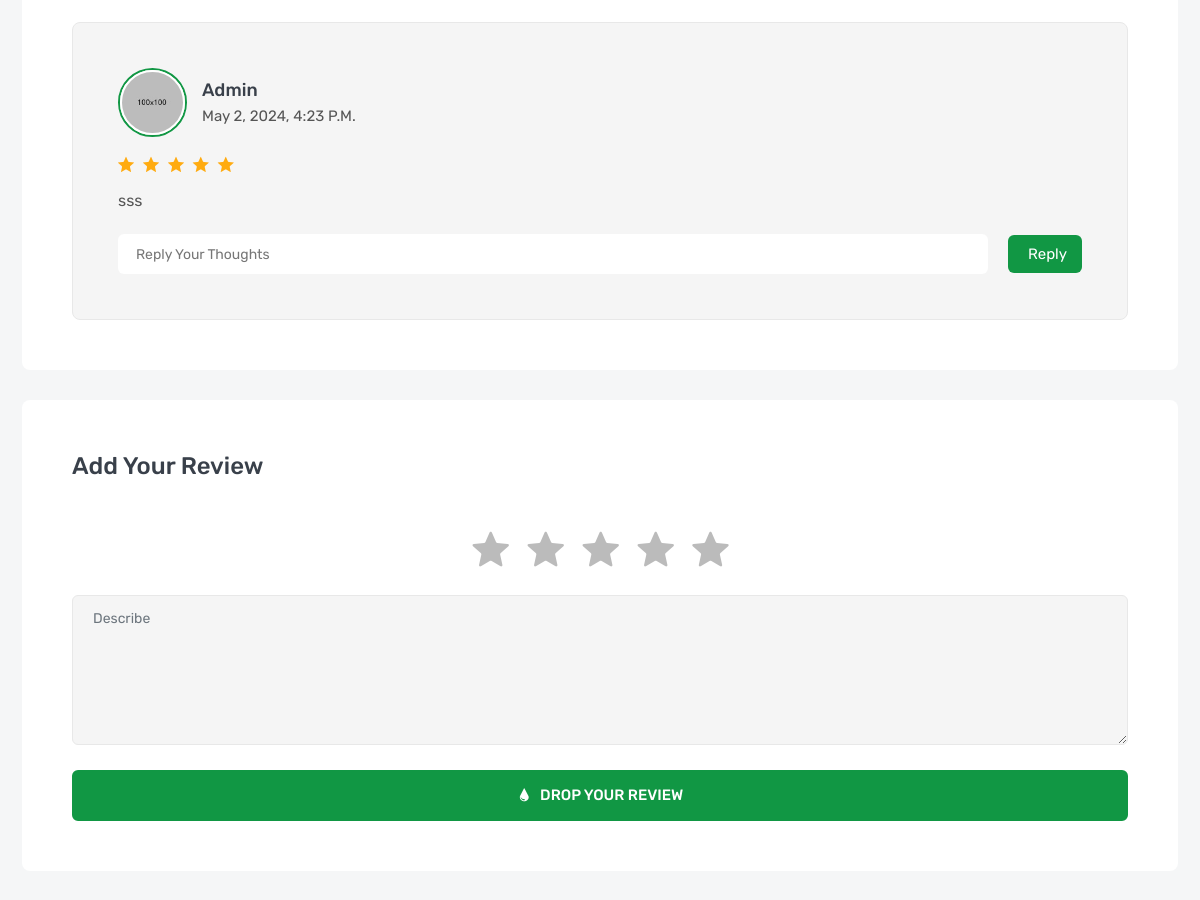
Page /products/aaron-green (middle part) on the earlier database version.
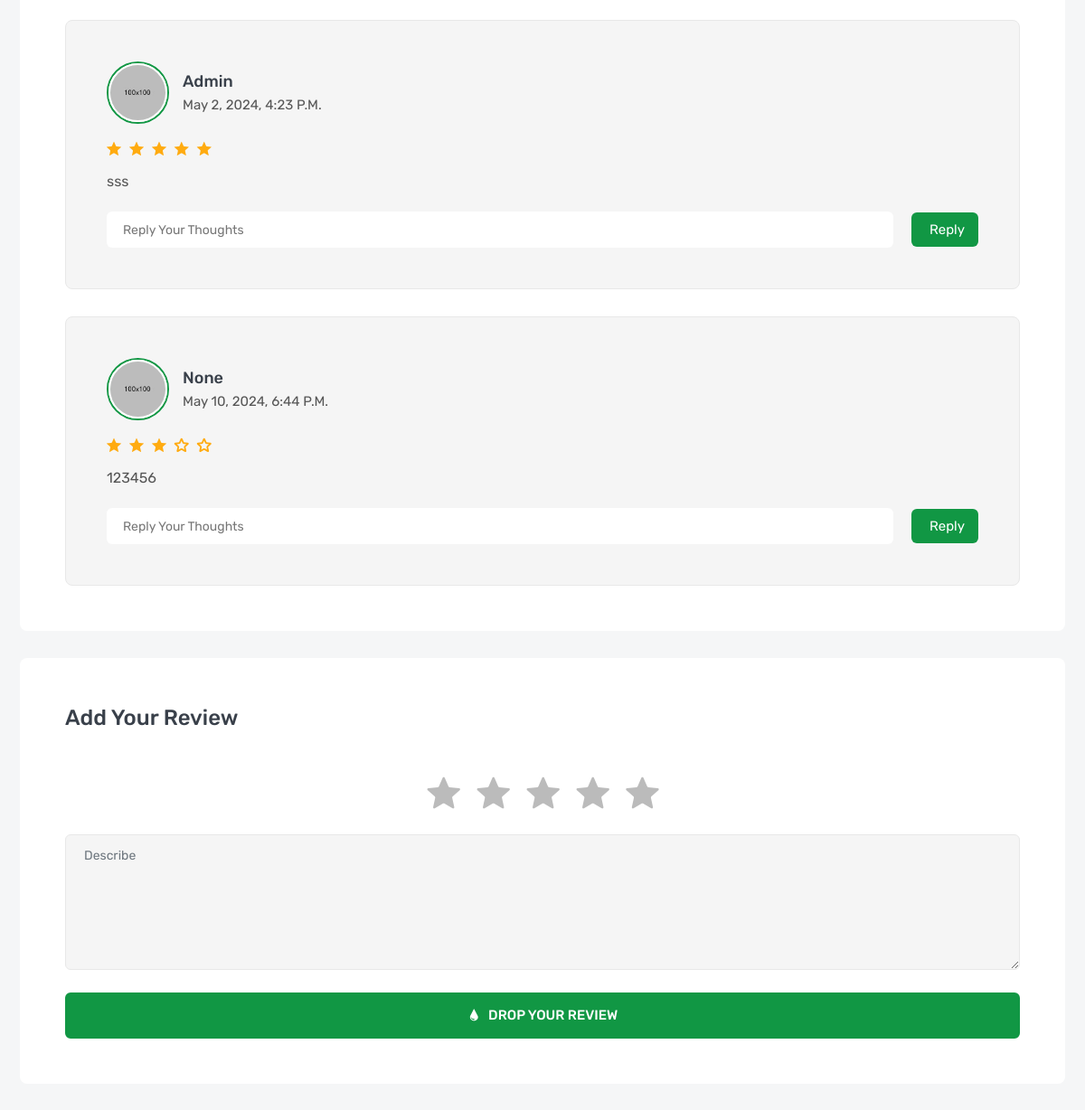
Same page on the later database version.
### products/models.py (models this page shows, shortened)
class Review(models.Model):
    user = models.ForeignKey(User,verbose_name=_('user'),related_name='review_name',on_delete=models.SET_NULL,null=True)
    product = models.ForeignKey(Product,verbose_name=_('product'),related_name='review_product',on_delete=models.CASCADE)
    review = models.TextField(_('review'),max_length=500)
    rate=models.IntegerField(_('rate'),choices=[(i,i) for i in range(1,6)])
    created_at = models.DateTimeField(default=timezone.now)

### products/views.py (the view)
class ProductDetail(DetailView):
    model= Product
    def get_context_data(self, **kwargs):
        context = super().get_context_data(**kwargs)
        context["reviews"] = Review.objects.filter(product=self.get_object())
        context["images"] =  ProductImage.objects.filter(product = self.get_object())
        context["related"] = Product.objects.filter(brand=self.get_object().brand)
        return context

### products/models.py (called while the page is built)
    def __str__(self):
        return self.name

### products/templates/products/product_detail.html (shortened to what the changed rows need)
{% extends "base.html" %}
{% load static %}
{% block css %}
<link rel="stylesheet" href="{% static 'en/css/product-details.css' %}">
{% endblock css %}
{% block body %}
        <section class="inner-section">
            <div class="container">
                <div class="row">
                    <div class="col-lg-12">
                        <div class="product-details-frame">
                            <ul class="review-list">
                                {% for review in reviews  %}
                                <li class="review-item">
                                    <div class="review-media">
                                        <a class="review-avatar" href="#">
                                            <img src="images/avatar/01.jpg" alt="review">
                                        </a>
                                        <h5 class="review-meta">
                                            <a href="#">{{review.user}}</a>
                                            <span>{{review.created_at}}</span>
                                        </h5>
                                    </div>
                                    <ul class="review-rating">
                                        <li class="icofont-ui-{% if review.rate > 0  %}rating{% else %}rate-blank{% endif %}"></li>
                                        <li class="icofont-ui-{% if review.rate > 1  %}rating{% else %}rate-blank{% endif %}"></li>
                                        <li class="icofont-ui-{% if review.rate > 2  %}rating{% else %}rate-blank{% endif %}"></li>
                                        <li class="icofont-ui-{% if review.rate > 3  %}rating{% else %}rate-blank{% endif %}"></li>
                                        <li class="icofont-ui-{% if review.rate > 4  %}rating{% else %}rate-blank{% endif %}"></li>
                                    </ul>
                                    <p class="review-desc">{{review.review}}</p>
                                    <form class="review-reply">
                                        <input type="text" placeholder="reply your thoughts">
                                        <button>reply</button>
                                    </form>
                                </li>
                                {% endfor %}
                            </ul>
                        </div>
                    </div>
                </div>
            </div>
        </section>
{% endblock body %}

Differences in the rows shown:
added Review: user "None", created_at "May 10, 2024, 6:44 P.m.", rate 3 (drawn), review "123456"
